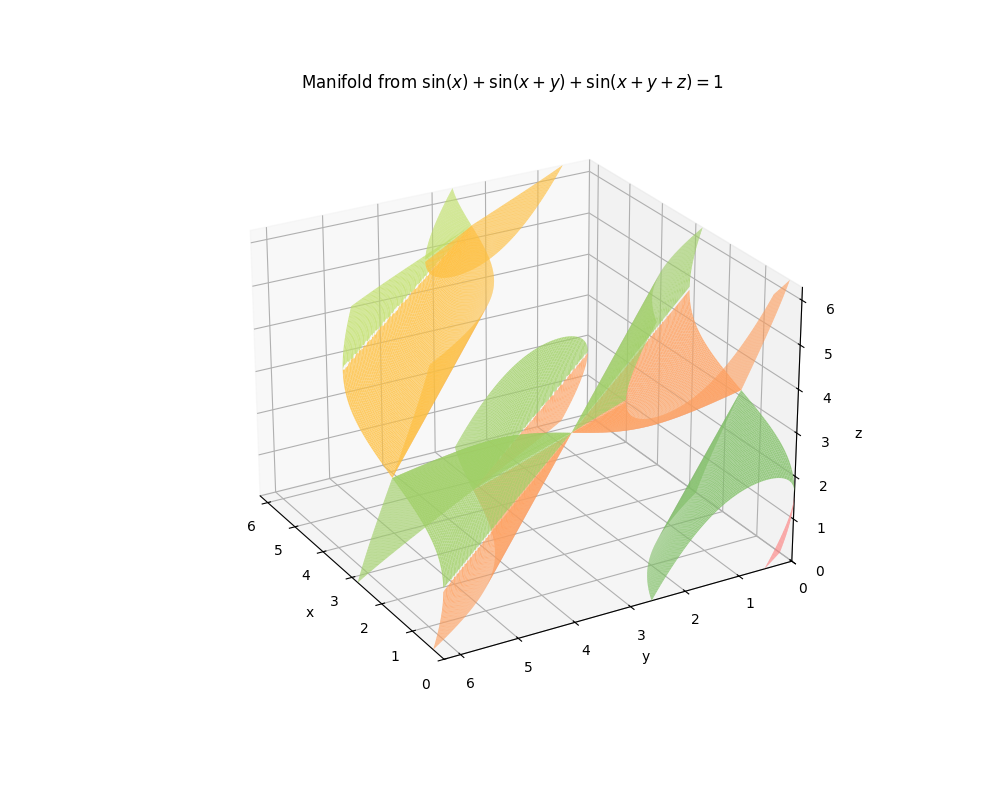

This figure's Python source:
import numpy as np
import matplotlib.pyplot as plt
import matplotlib.cm as cm

# Parameters
n = 10000
branch_range = np.arange(-4, 5)  # -4 … +4
num_k = branch_range.size

# Create grid on [0, 2π]²
x = np.linspace(0, 2*np.pi, n)
y = np.linspace(0, 2*np.pi, n)
X, Y = np.meshgrid(x, y)
S = X + Y

# Compute rhs and mask invalid points
rhs = 1 - (np.sin(X) + np.sin(S))
valid = np.abs(rhs) <= 1

# Initialize base branches
Z1_base = np.full_like(rhs, np.nan)
Z2_base = np.full_like(rhs, np.nan)

# Only fill where valid
Z1_base[valid] = np.arcsin(rhs[valid]) - S[valid]
Z2_base[valid] = np.pi - np.arcsin(rhs[valid]) - S[valid]

# Prepare colormaps
colors_z1 = cm.spring(np.linspace(0, 1, num_k))
colors_z2 = cm.summer(np.linspace(0, 1, num_k))

# Set up figure
fig = plt.figure(figsize=(10, 8))
ax = fig.add_subplot(111, projection='3d')

# Plot each branch
for i, k in enumerate(branch_range):
    # Shift branches by 2π·k
    Z1 = Z1_base + 2*np.pi*k
    Z2 = Z2_base + 2*np.pi*k

    # Mask outside [0, 2π] by same test as MATLAB: abs(z - π) > π
    mask1 = np.abs(Z1 - np.pi) > np.pi
    mask2 = np.abs(Z2 - np.pi) > np.pi
    Z1[mask1] = np.nan
    Z2[mask2] = np.nan

    # Plot with flat color and no edges
    ax.plot_surface(X, Y, Z1,
                    color=colors_z1[i],
                    edgecolor='none',
                    shade=False,
                    alpha=0.8,
                    rcount=200, ccount=200)
    ax.plot_surface(X, Y, Z2,
                    color=colors_z2[i],
                    edgecolor='none',
                    shade=False,
                    alpha=0.8,
                    rcount=200, ccount=200)

# Axes limits and labels
ax.set_xlim(0, 2*np.pi)
ax.set_ylim(0, 2*np.pi)
ax.set_zlim(0, 2*np.pi)
ax.set_xlabel('x')
ax.set_ylabel('y')
ax.set_zlabel('z')
ax.set_title(r"Manifold from $\sin(x) + \sin(x+y) + \sin(x+y+z) = 1$")

ax.view_init(elev=25, azim=150)

plt.savefig('robot_example.png')
plt.close()
